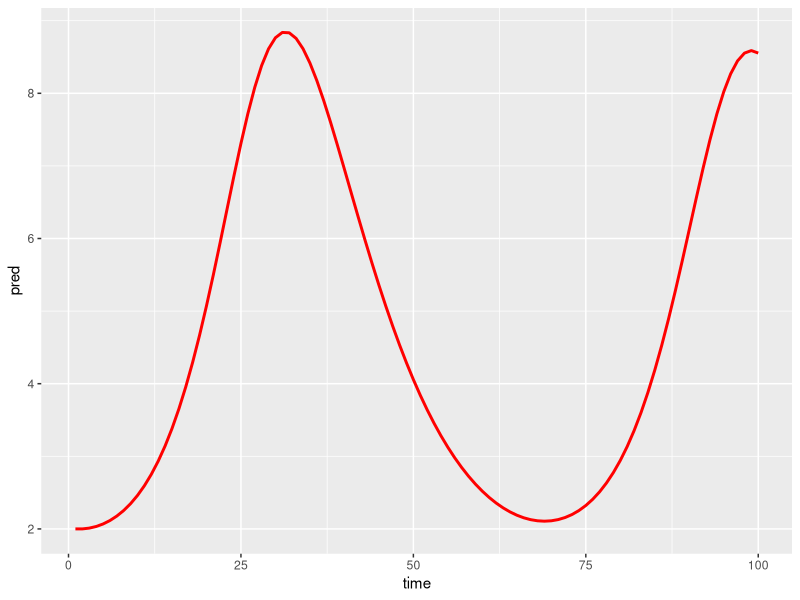
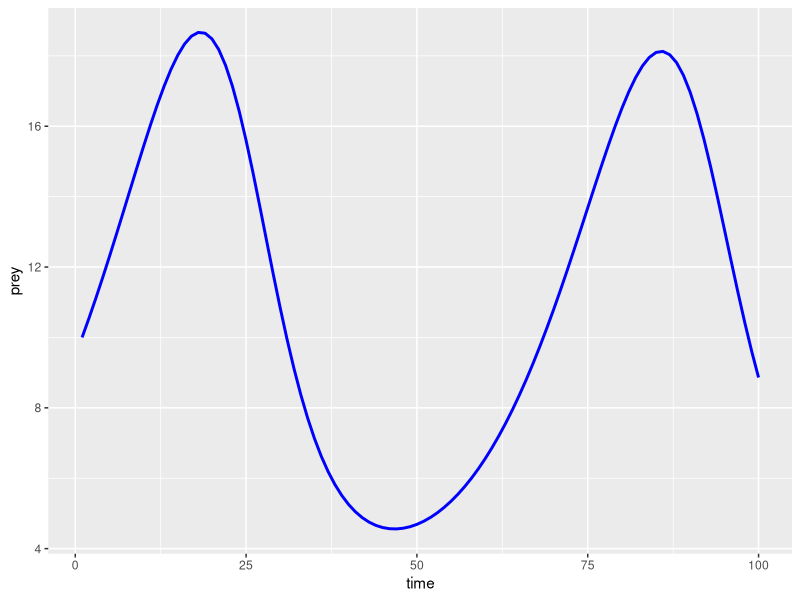

R code for these plots, in order: (Note: this script raises an error after producing the figures.)
## ---- chunk 1
knitr::opts_chunk$set(cache = TRUE, echo = TRUE, eval = FALSE)
## ---- chunk 2
## load libraries
library(ggplot2)
library(data.table)

## define parameter values
r <- 0.1
K <- 100
beta <- 0.02
delta <- 0.5
gamma <- 0.1
time <- 100

## make 2 storage vectors for prey and predator densities
prey <- pred <- rep(NA, time)  

## set the inital population values
prey[1] <- 10
pred[1] <- 2

## The model in a loop - note that we need to start from the second time step
for(i in 2:time) {
  ## prey growth
  prey[i] <- prey[i-1]*exp(r*(1 - prey[i-1]/K))
  if (prey[i] < 0) prey[i] <- 0
            
  ## predation
  preyConsumed <- beta*prey[i-1]*pred[i-1]
  prey[i] <- prey[i] - preyConsumed
  
  ## predator growth    
  pred[i] <- pred[i-1] + delta*preyConsumed - gamma*pred[i-1]
  if (pred[i] < 0) pred[i] <- 0
}

## plot results:
plotData <- data.table(prey = prey, pred = pred, time = 1:time)
plotPrey <- ggplot(plotData) +
  geom_line(aes(x = time, y = prey), col = "blue", size = 1)
plotPred <- ggplot(plotData) +
  geom_line(aes(x = time, y = pred), col = "red", size = 1)

Plot(plotPrey, plotPred)
